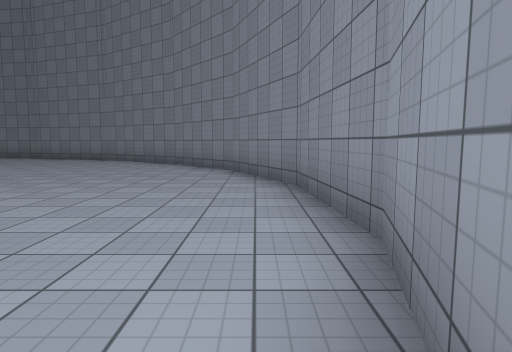
[1] (above)

19 first-person views from a walk through a scene from a Unity 3-D project. The camera is 1.4 m above the floor, tilts 6° down and sees 75° across. The floor is counted in squares, 2 m on a side. Each view is taken from the middle of a square. On the plan, view 1 faces up. The plan holds only what a view shows up to about 10 squares ahead; the rest is blank. The place goes on beyond the plan. Surface patterns are stand-ins for the level's own textures.

[2]
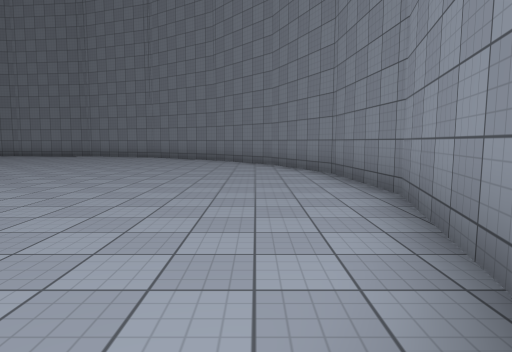

[3]
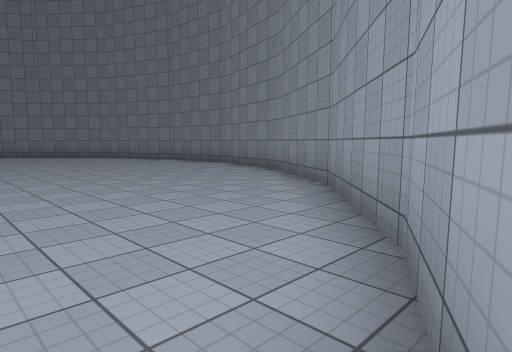

[4]
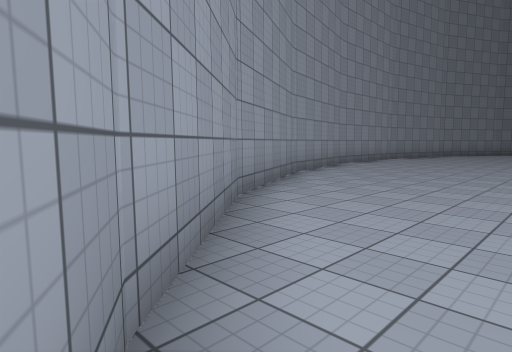

[5]
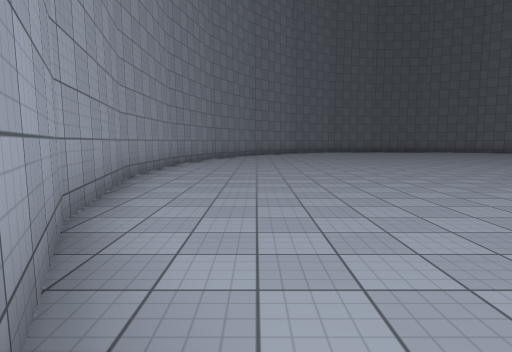

[6]
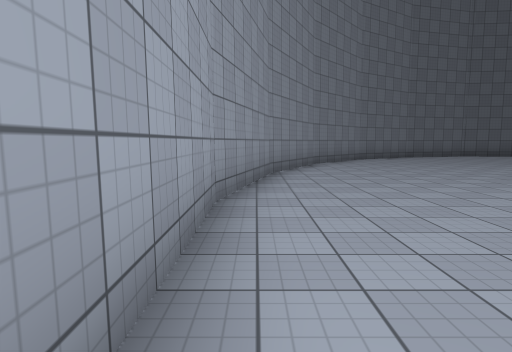

[7]
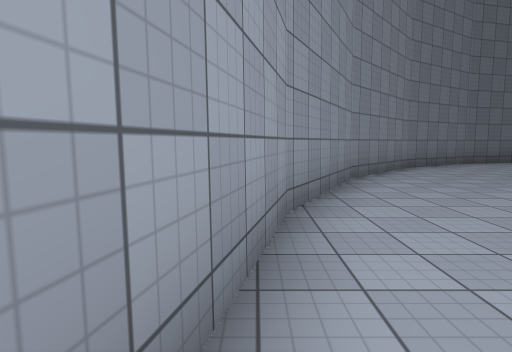

[8]
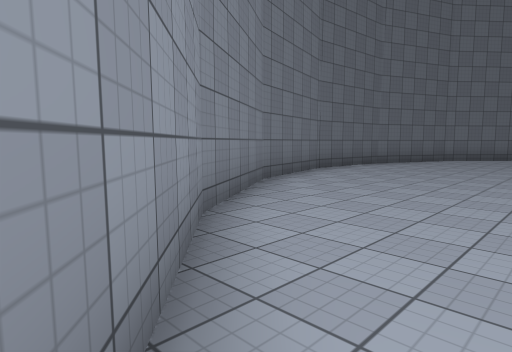

[9]
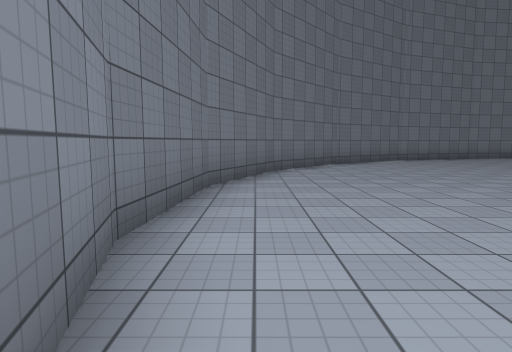

[10]
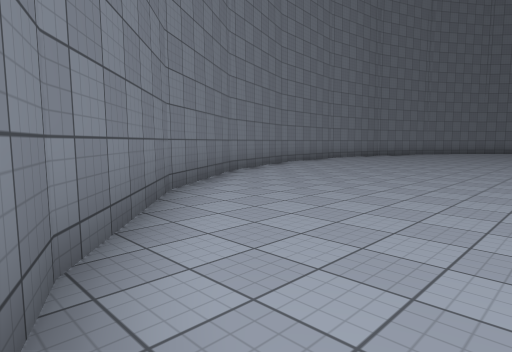

[11]
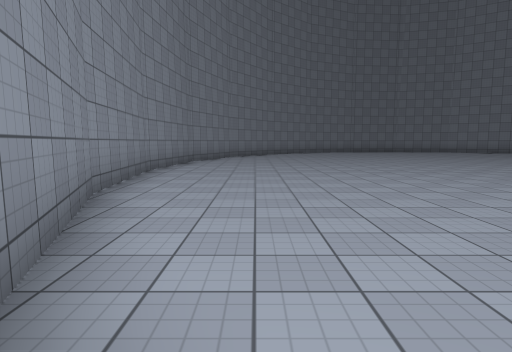

[12]
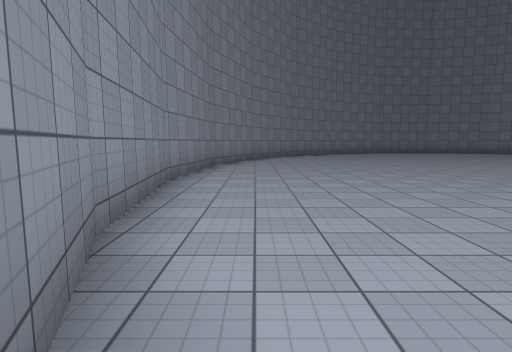

[13]
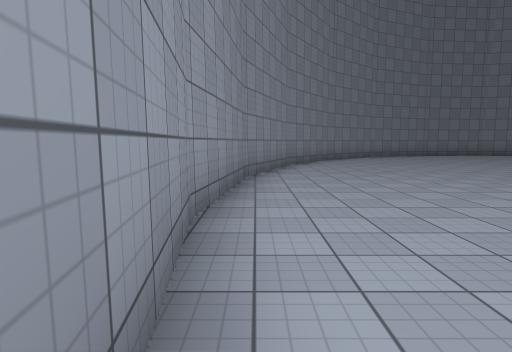

[14]
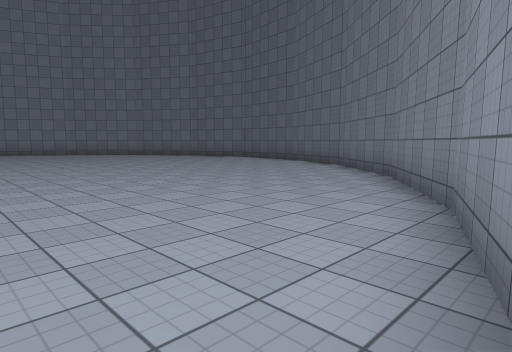

[15]
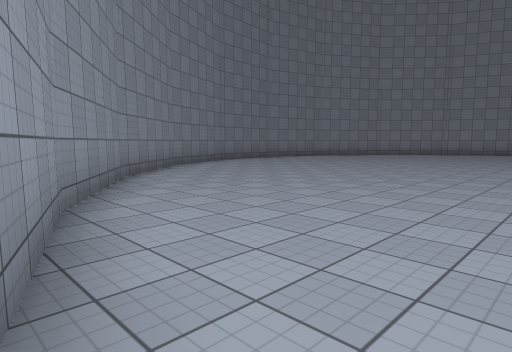

[16]
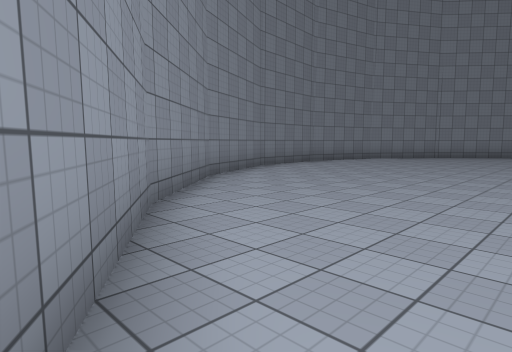

[17]
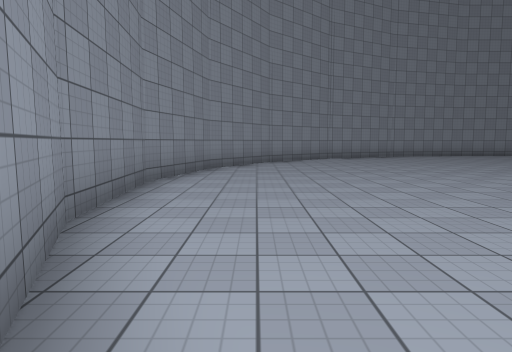

[18]
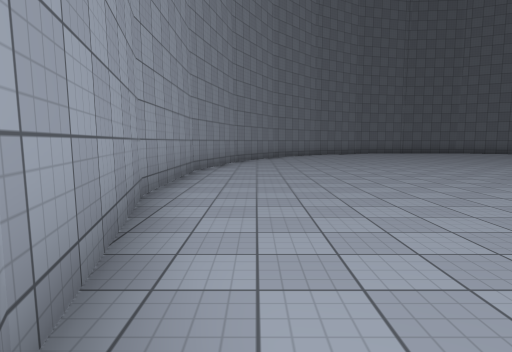

[19]
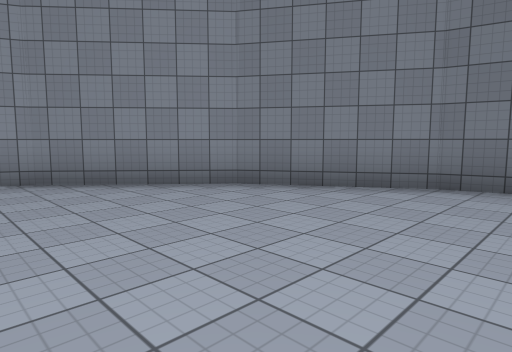

### Floor plan
Points are (right, up) in squares from view 1. A wall is a line through its corners. A room is listed if a view was taken in it or the views show most of it. See-through windows are left out.
Room 1 (views 1, 2, 3, 4, 5, 6, 7, 8, 9, 10, 11, 12, 13, 14, 15, 16, 17, 18, 19)
walls: (-12, 13.6) (-15.6, 13.2); (-10.4, -7.5) (-6.9, -6.7) (-3.8, -5.2); (-13.9, -7.5) (-10.3, -7.5); (-15.5, 13.2) (-18.9, 12); (-8.5, 13.2) (-12.1, 13.6); (-17.3, -6.7) (-13.8, -7.5); (-5.3, 12) (-8.6, 13.2); (-18.7, 12.1) (-21.6, 10.2); (-3.9, -5.2) (-1.4, -3.1); (-20.3, -5.2) (-17.2, -6.7); (-2.6, 10.2) (-5.4, 12.1); (-21.5, 10.3) (-23.6, 7.8); (-1.5, -3.2) (0.2, -0.5) (0.9, 2.3) (0.6, 5.2) (-0.6, 7.9); (-0.5, 7.8) (-2.6, 10.3); (-23.6, 7.9) (-24.7, 5.2) (-25, 2.3) (-24.3, -0.5) (-22.6, -3.1) (-20.2, -5.2)

Positions as (right, up) in squares from view 1, and headings:
1: (0, 0), facing up
2: (-1, -2), facing up
3: (-6, -6), facing up-right
4: (-1, -2), facing down-left
5: (-4, -5), facing left
6: (-10, -7), facing left
7: (-14, -7), facing left
8: (-20, -5), facing up-left
9: (-24, 0), facing up
10: (-24, 6), facing up-right
11: (-20, 11), facing right
12: (-18, 12), facing right
13: (-15, 13), facing right
14: (-15, 13), facing down-left
15: (-9, 13), facing down-right
16: (-6, 12), facing down-right
17: (-1, 8), facing down
18: (-6, -6), facing left
19: (-19, 1), facing down-left
